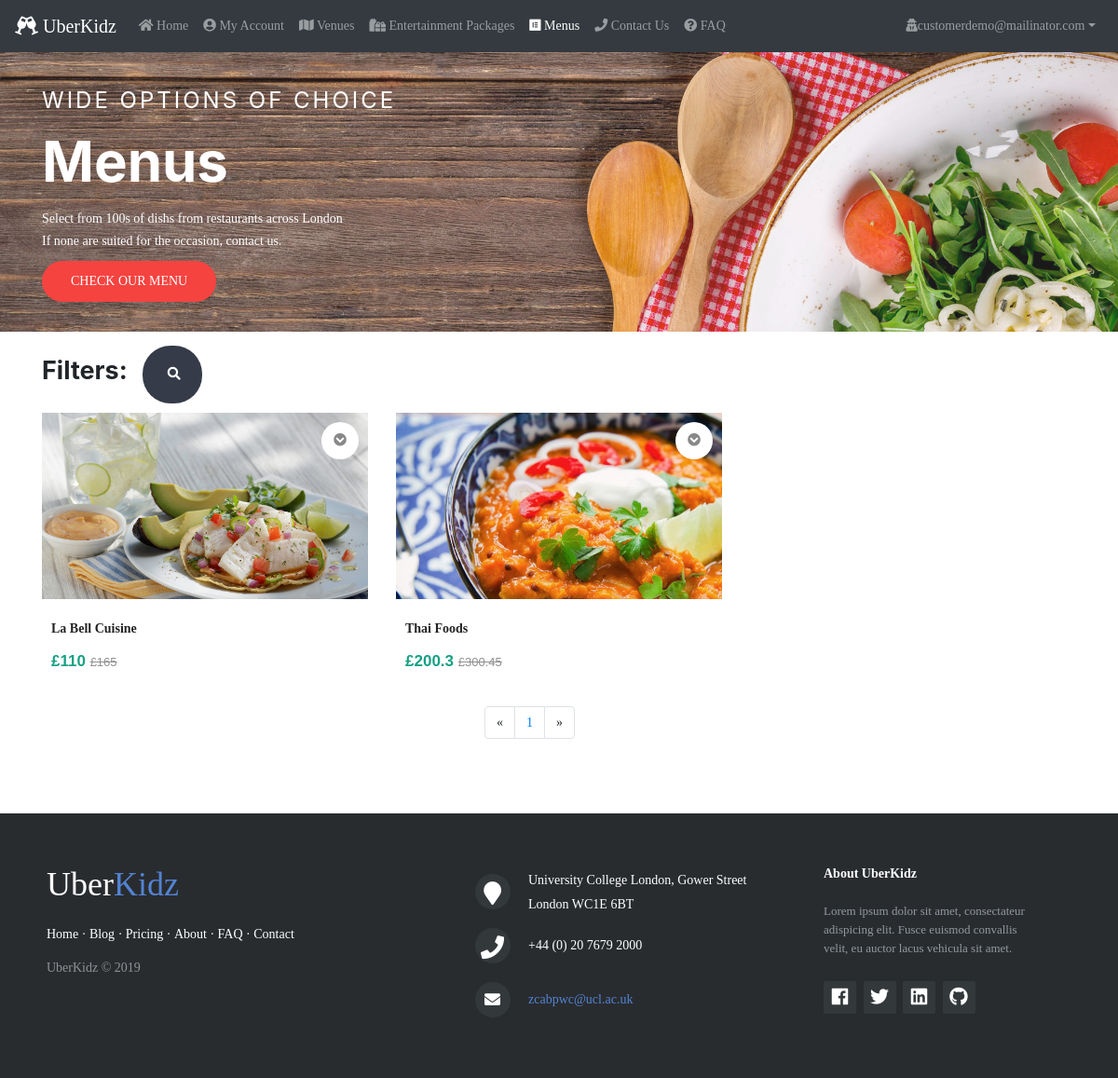
Screenshot of /menus.php (signed in) with the database file from the repository.
### tables this page shows
CREATE TABLE `menu` (
  `event_ID` int(50) NOT NULL,
  `duration` int(11) NOT NULL
);

CREATE TABLE `event` (
  `event_ID` int(50) NOT NULL,
  `provider_ID` int(50) NOT NULL,
  `event_type` varchar(50) NOT NULL,
  `name` varchar(100) NOT NULL,
  `price` float NOT NULL,
  `description` varchar(200) NOT NULL,
  `created` datetime NOT NULL,
  `eventimage1` text NOT NULL,
  `eventimage2` text NOT NULL,
  `eventimage3` text NOT NULL
);

### assets/controllers/menus.php (called while the page is built, shortened)
<?php
include_once $_SERVER['DOCUMENT_ROOT'] . '/assets/model/event.php';
include_once $_SERVER['DOCUMENT_ROOT'] . '/assets/controllers/eventUtilFunc.php';
$event = new event();
$min = round($event->min_price('menu') - 1, 0, PHP_ROUND_HALF_UP);
$max = round($event->max_price('menu') + 1, 0, PHP_ROUND_HALF_DOWN);
$from = $min;
$to = $max;
if (!isset($_GET['criteria'])) {
    $menus = $event->read_menus($from_record_num, $records_per_page);
    $row_count_menus = $event->row_count_menus();
}

### assets/model/dbController.php (called while the page is built, shortened)
<?php
class dbController
{
    private $host;
    private $user;
    private $password;
    private $database;
    private $conn;
    function __construct()
    {
        $config = parse_ini_file($_SERVER['DOCUMENT_ROOT'] . '/config.ini');
        $this->host = $config['host'];
        $this->user = $config['username'];
        $this->password = $config['password'];
        $this->database = $config['dbName'];
        $this->conn = $this->connectDB();
    }
    function connectDB()
    {
        $conn = mysqli_connect($this->host, $this->user, $this->password, $this->database);
        return $conn;
    }
    function db_query($query, $param_type, $param_value_array)
    {
        $sql = $this->conn->prepare($query);
        $this->bindQueryParams($sql, $param_type, $param_value_array);
        $sql->execute();
        $result = $sql->get_result();
        if ($result->num_rows > 0) {
            while ($row = $result->fetch_assoc()) {
                $resultset[] = $row;
            }
        }
        if (!empty($resultset)) {
            return $resultset;
        }
        return array();
    }
    function bindQueryParams($sql, $param_type, $param_value_array)
    {
        $param_value_reference[] = &$param_type;
        for ($i = 0; $i < count($param_value_array); $i++) {
            $param_value_reference[] = &$param_value_array[$i];
        }
        call_user_func_array(array(
            $sql,
            'bind_param'
        ), $param_value_reference);
    }
}

### assets/model/event.php (called while the page is built, shortened)
<?php
require_once "dbController.php";
class event
{
    function read_menus($from_record_num, $records_per_page)
    {
        $db_handle = new dbController();
        $sql = "
        SELECT event.event_ID, event.name, event.description, event.price, event.eventimage1, event.eventimage2, menu.duration
        from event, menu
        WHERE event.event_ID = menu.event_ID
        AND event.event_type = 'menu'
        ORDER BY event.created
        LIMIT ?, ?
        ";
        return $db_handle->db_query($sql, 'ii', array($from_record_num, $records_per_page));
    }
    function row_count_menus()
    {
        $db_handle = new dbController();
        $sql = "
        SELECT COUNT(*) as rowCount
        from event, menu
        WHERE event.event_ID = menu.event_ID
        AND event.event_type = ?
    ";
        return $db_handle->db_query($sql, 's', array('menu'))[0]['rowCount'];
    }
    public function min_price($productType)
    {
        $db_handle = new dbController();
        $sql = "SELECT min(price) as minPrice FROM event WHERE event_type = ?";
        return floatval($db_handle->db_query($sql, 's', array($productType))[0]['minPrice']);
    }
    public function max_price($productType)
    {
        $db_handle = new dbController();
        $sql = "SELECT max(price) as maxPrice FROM event WHERE event_type = ?";
        return floatval($db_handle->db_query($sql, 's', array($productType))[0]['maxPrice']);
    }
}

### assets/controllers/eventUtilFunc.php (called while the page is built)
<?php
$page = isset($_GET['page']) ? $_GET['page'] : 1;
$records_per_page = 6;
$from_record_num = ($records_per_page * $page) - $records_per_page;

### menus.php (the view, shortened to what this page needs)
<?php include("./assets/controllers/menus.php") ?>
<!doctype html>
<html>
<head>
    <?php include("includes/headTags.php"); ?>
    <link rel="stylesheet" href="assets/css/menus.css" type="text/css">
    <link rel="stylesheet" href="assets/css/util.css" type="text/css">
    <link rel="stylesheet"
          href="https://cdnjs.cloudflare.com/ajax/libs/ion-rangeslider/2.3.0/css/ion.rangeSlider.min.css"/>
</head>
<body>
<?php include("includes/navigation.php"); ?>
<br>
<section class="banner-area relative" id="home">
    <div class="container">
        <div class="row d-flex align-items-center justify-content-start banner-text">
            <div class="banner-content col-lg-8 col-md-12">
                <h4 class="text-white text-uppercase">Wide Options of Choice</h4>
                <h1>
                    Menus
                </h1>
                <p class="text-white">
                    Select from 100s of dishs from restaurants across London <br> If none are suited for the occasion,
                    contact us.
                </p>
                <a href="#" class="primary-btn header-btn text-uppercase">Check Our Menu</a>
            </div>
        </div>
    </div>
</section>
<div class="container product" id="product-display">
    <div class="row" style="padding-left: 15px;">
        <span style=" line-height: 2; margin: 0 0 10px; font-size: 27px; font-weight: bold; ">Filters: </span>
        <div class="searchbar">
            <input class="search_input" id="search_input" type="text" name="searchName"
                   placeholder="Search for Event Name..."
                   value="<?= isset($_GET['searchKey']) ? $_GET['searchKey'] : "" ?>">
            <a href="#" class="search_icon"><i class="fas fa-search"></i></a>
        </div>
        <div class="price-range-slider">
            <input type="text" class="js-range-slider" name="my_range" value=""
                   data-type="double"
                   data-min="<?= $min ?>"
                   data-max="<?= $max ?>"
                   data-from="<?= $from ?>"
                   data-to="<?= $to ?>"
                   data-grid="true"
            />
        </div>
    </div>
    <div class="row">
        <?php for ($i = 0; $i < min($records_per_page, $row_count_menus - $records_per_page * ($page - 1)); $i++) { ?>
            <div class="col-md-4 col-sm-6">
                <form class="product-grid">
                    <div class="product-image">
                        <a href="eventDetail.php?id=<?= $menus[$i]['event_ID'] ?>&from=menus">
                            <img class="pic-1"
                                 src="./assets/uploads/menu/<?= $menus[$i]['eventimage1'] ?>"
                                 alt="Preview Image 1">
                        </a>
                        <ul class="function">
                            <li><a href="" data-tip="Details" class="detail"><i class="fas fa-chevron-circle-down"></i></a>
                            </li>
                        </ul>
                    </div>
                    <div class="product-content">
                        <h3 class="title">
                            <a href="eventDetail.php?id=<?= $menus[$i]['event_ID'] ?>&from=menus"><?= $menus[$i]['name'] ?></a>
                        </h3>
                        <div class="price">
                            &#163;<?= $menus[$i]['price'] ?>
                            <span>&#163;<?= (round((float)$menus[$i]['price'] * 1.5, 2)) ?></span>
                        </div>
                    </div>
                </form>
            </div>
        <?php } ?>
    </div>
    <div class="row justify-content-center">
        <div class="col-md-4"></div>
        <div class="col-md-6">
            <nav aria-label="Page navigation example">
                <ul class="pagination">
                    <li class="page-item">
                        <a class="page-link"
                           <?php if (($page - 1) >= 1) { ?>href="menus.php?page=<?= $page - 1 ?>" <?php } ?>
                           aria-label="Previous">
                            <span aria-hidden="true">&laquo;</span>
                        </a>
                    </li>
                    <?php for ($i = 1; $i <= ceil($row_count_menus / $records_per_page); $i++) { ?>
                        <li class="page-item"><a class="page-link" href="menus.php?page=<?= $i ?>"><?= $i ?></a></li>
                    <?php } ?>
                    <li class="page-item">
                        <a class="page-link"
                           <?php if (($page + 1) <= ceil($row_count_menus / $records_per_page)) { ?>href="menus.php?page=<?= $page + 1 ?>" <?php } ?>
                           aria-label="Next">
                            <span aria-hidden="true">&raquo;</span>
                        </a>
                    </li>
                </ul>
            </nav>
        </div>
    </div>
</div>
<?php include("includes/footer.php"); ?>
</body>
</html>

### assets/css/menus.css (style rules this page uses)
.primary-btn { background-color: #f42f2c; line-height: 42px; padding-left: 30px; padding-right: 60px; margin-bottom: 2rem; border-radius: 25px; border: none; color: #fff; display: inline-block; font-weight: 500; position: relative; -webkit-transition: all 0.3s ease 0s; -moz-transition: all 0.3s ease 0s; -o-transition: all 0.3s ease 0s; transition: all 0.3s ease 0s; cursor: pointer; text-transform: uppercase; }
.banner-area { background: url(../img/menus-header.jpg) right; background-size: cover; height: auto; opacity: 0.9; }
.banner-area .primary-btn { padding-left: 30px; padding-right: 30px; margin-top: 10px; }
.banner-text { padding-top: 70px; }
.banner-content { text-align: left; }
.banner-content h1 { color: #fff; font-size: 60px; font-weight: 700; line-height: 1em; margin-top: 20px; margin-bottom: 20px; }
.banner-content h4 { font-weight: 400; letter-spacing: 3px; }
.header-btn { background-color: #f42f2c; border: 1px solid transparent; color: #fff; }
.searchbar { margin-bottom: 10px; background-color: #353b48; border-radius: 30px; padding: 10px; margin-left: 1rem; }
.search_input { color: white; border: 0; outline: 0; background: none; width: 0; caret-color: transparent; line-height: 40px; transition: width 0.4s linear; }
.search_icon { height: 40px; width: 40px; float: right; display: flex; justify-content: center; align-items: center; border-radius: 50%; color: white; }
.product { margin-top: 15px; }
.product-image .pic-1, .product-image .pic-2 { backface-visibility: hidden; transition: all .5s ease 0s; }
.product-grid { font-family: Poppins, sans-serif; position: relative; }
.product-grid .product-image { height: 200px; overflow: hidden; position: relative; }
.product-grid .product-image a { display: block; }
.product-grid .product-image img { width: 100%; height: auto; }
.product-image .pic-1 { opacity: 1; }
.product-grid .function { padding: 0; margin: 0; position: absolute; top: 10px; right: 10px; }
.product-grid .function li { display: block; margin: 0 0 10px; transition: all .5s; }
.product-grid .function li a { color: #888; background: #fff; font-size: 14px; text-align: center; line-height: 40px; height: 40px; width: 40px; border-radius: 50%; display: block; transition: .5s ease 0s }
.product-grid .product-content { padding: 20px 10px }
.product-grid .title { font-size: 15px; font-weight: 600; text-transform: capitalize; margin: 0 0 10px; transition: all .3s ease 0s }
.product-grid .title a { color: #222 }
.product-grid .price { color: #16a085; font-size: 17px; font-weight: 700; margin: 0 2px 15px 0; display: block }
.product-grid .price span { color: #909090; font-size: 13px; font-weight: 400; letter-spacing: 0; text-decoration: line-through; text-align: left; vertical-align: middle; display: inline-block }
.price-range-slider { width: 40%; margin-left: 10%; }

### rows the page displays
menu: event_ID.eventimage1 (picture), event_ID.name "La Bell Cuisine", event_ID.price "110", (float)$menus[$i]['price']*1.5 "165"
menu: event_ID.eventimage1 (picture), event_ID.name "Thai Foods", event_ID.price "200.3", (float)$menus[$i]['price']*1.5 "300.45"

### other values shown
$_SESSION['userInfo']['email_address'] "customerdemo@mailinator.com"
